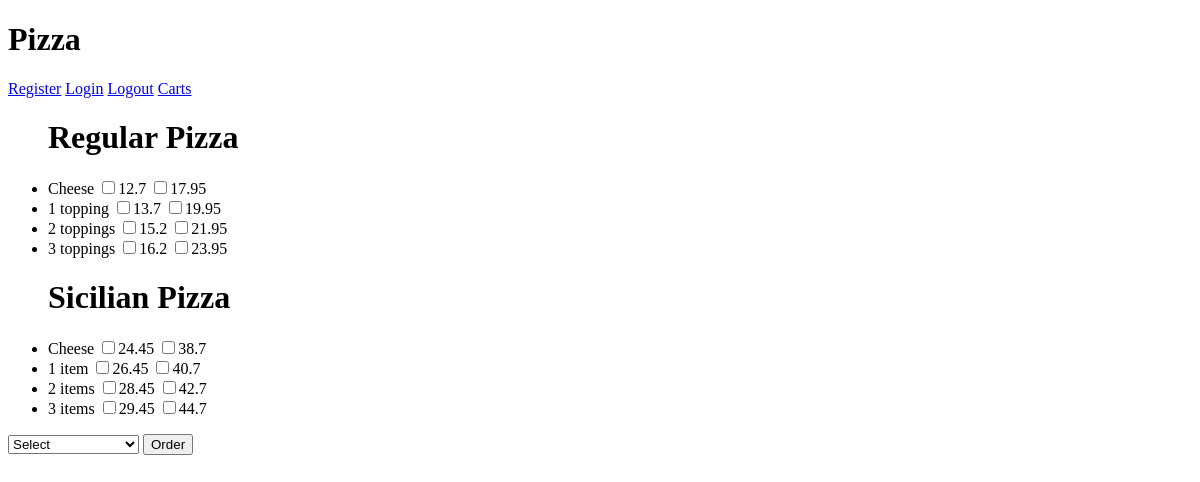
The app's page / (signed in), older data.
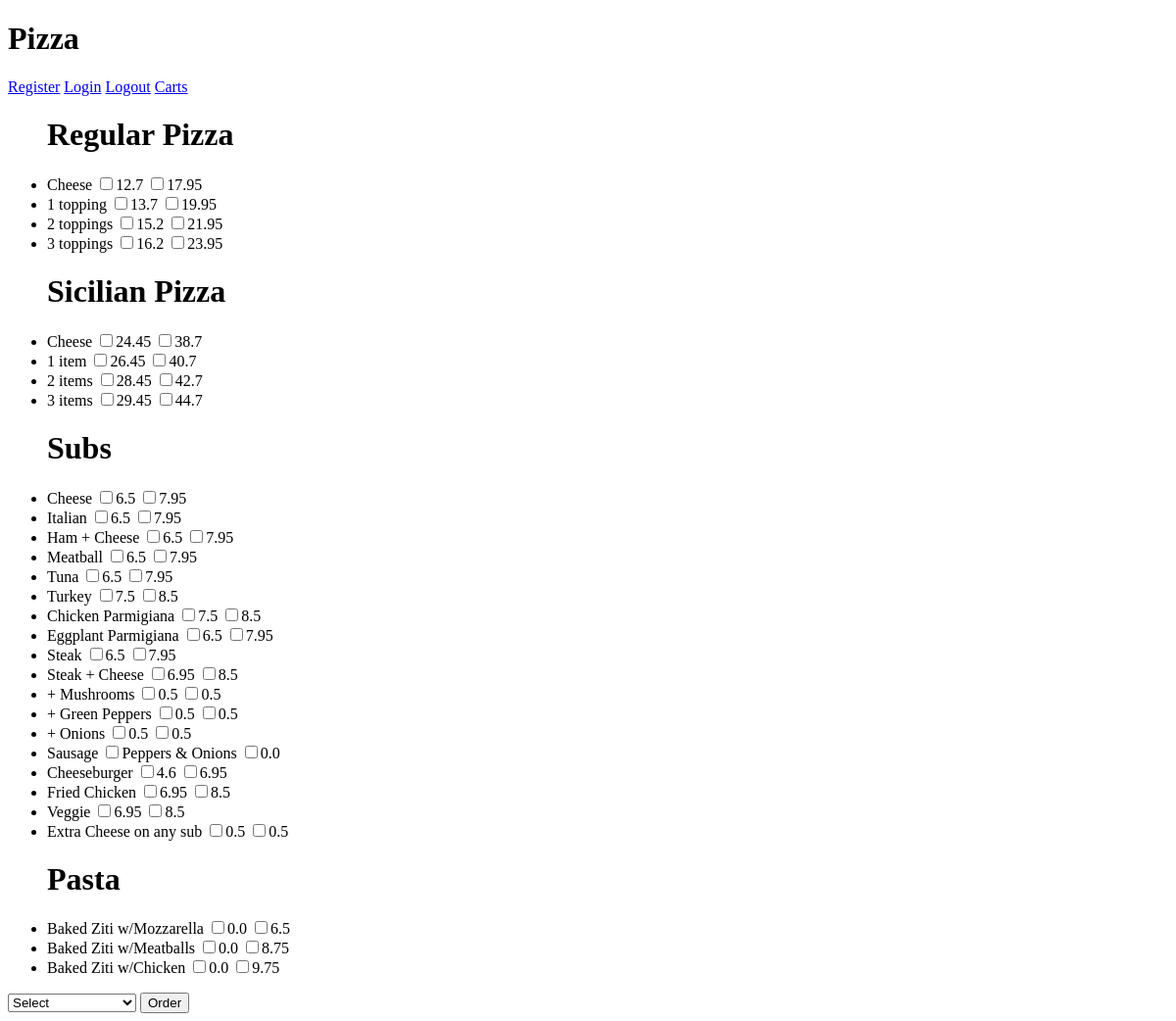
The same page, newer data.
### pizza/models.py (models this page shows)
class Type(models.Model):
    name = models.CharField(max_length=64)
    def __str__(self):
        return f"{self.name}"

class Menu(models.Model):
    item = models.CharField(max_length=64)
    type = models.ForeignKey(Type, on_delete=models.CASCADE)
    def __str__(self):
        return f"{self.type}, {self.item}"

### pizza/views.py (the view)
# urls.py: path("", views.index, name='index'),
def index(request):
    if not request.user.is_authenticated:
        return render(request, "pizza/login.html", {"message":None})
    items = [str(i).split(', ') for i in Size.objects.all()]
    menu = {}
    for i in items:
        if i[0] in menu:
            menu[i[0]].append(i[1:])
        else:
            menu[i[0]] = [i[1:]]
    context = {
        'items': menu.items(),
        'toppings': Topping.objects.all(),
        'user': request.user.is_authenticated
    }
    return render(request, "pizza/index.html", context)

### pizza/models.py (called while the page is built)
    def __str__(self):
        return f"{self.menu}, {self.small}, {self.large}"

### pizza/templates/pizza/index.html (shortened to what this page needs)
{% extends "pizza/layout.html" %}
{% block body %}
    <h1>Pizza</h1>
    <div id="menu">
        <a href="{% url 'register' %}">Register</a>
        <a href="{% url 'signin' %}">Login</a>
        <a href="{% url 'signout' %}">Logout</a>
        <a href="{% url 'carts' %}">Carts</a>
        <form class="" action="{% url 'foodOrder' %}" method="post">
            {% for item in items %}
            <ul>
                <h1>{{item.0}}</h1>
                {% for i in item.1 %}
                    <li>
                        <span>{{i.0}}</span>
                        <input class="price" type="checkbox" name="checkbox" value="{{i.1}}">{{i.1}}
                        <input class="price" type="checkbox" name="checkbox" value="{{i.2}}">{{i.2}}
                    </li>
                {% endfor %}
            </ul>
            {% endfor %}
            <select  name="topping">
                <option value="Select">Select</option>
            </select>
            <input id='carts' type="submit" value="Order"/>
        </form>
    </div>
{% endblock %}

### pizza/templates/pizza/layout.html (shortened to what this page needs)
{% load static %}
<!DOCTYPE html>
<html lang="en" dir="ltr">
    <head>
        <link rel="stylesheet" href="{% static 'app.css' %}">
    </head>
    <body>
        {% block body %}{% endblock %}
    </body>
</html>

Row changes from the older to the newer data that the page shows:
now on this page (row unchanged): Type: name "Subs", i "Cheese" "Sausage", i "6.5" "Peppers & Onions", i "7.95" "0.0"
added Menu: item "Italian", i "6.5", i "7.95", shown under "Subs"
added Menu: item "Ham + Cheese", i "6.5", i "7.95", shown under "Subs"
added Menu: item "Meatball", i "6.5", i "7.95", shown under "Subs"
added Menu: item "Tuna", i "6.5", i "7.95", shown under "Subs"
added Menu: item "Turkey", i "7.5", i "8.5", shown under "Subs"
added Menu: item "Chicken Parmigiana", i "7.5", i "8.5", shown under "Subs"
added Menu: item "Eggplant Parmigiana", i "6.5", i "7.95", shown under "Subs"
added Menu: item "Steak", i "6.5", i "7.95", shown under "Subs"
added Menu: item "Steak + Cheese", i "6.95", i "8.5", shown under "Subs"
added Menu: item "+ Mushrooms", i "0.5", shown under "Subs"
added Menu: item "+ Green Peppers", i "0.5", shown under "Subs"
added Menu: item "+ Onions", i "0.5", shown under "Subs"
added Menu: item "Cheeseburger", i "4.6", i "6.95", shown under "Subs"
added Menu: item "Fried Chicken", i "6.95", i "8.5", shown under "Subs"
added Menu: item "Veggie", i "6.95", i "8.5", shown under "Subs"
added Menu: item "Extra Cheese on any sub", i "0.5", shown under "Subs"
now on this page (row unchanged): Type: name "Pasta"
added Menu: item "Baked Ziti w/Mozzarella", i "0.0", i "6.5", shown under "Pasta"
added Menu: item "Baked Ziti w/Meatballs", i "0.0", i "8.75", shown under "Pasta"
added Menu: item "Baked Ziti w/Chicken", i "0.0", i "9.75", shown under "Pasta"
